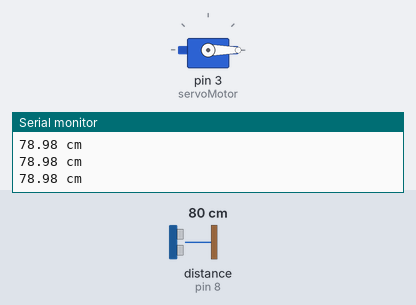
The sketch below on a simulated Arduino Uno, built with avr-gcc and run on an emulated ATmega328P. On the bench: servo, the last lines printed to the serial monitor. Wiring (inferred from the names in the program): ultrasonic range finder: trigger pin 7; echo pin 8. Inputs (shaded band) come from the test bench; at power-on: distance to the obstacle (sensor on pin 8) 80 cm. The echo pulse lasts 58.3 µs per cm.

Above: at 1.2 s.
1.3 s: distance to the obstacle (sensor on pin 8) set to 12 cm
2.8 s: distance to the obstacle (sensor on pin 8) set to 9 cm
At 3.9 s:
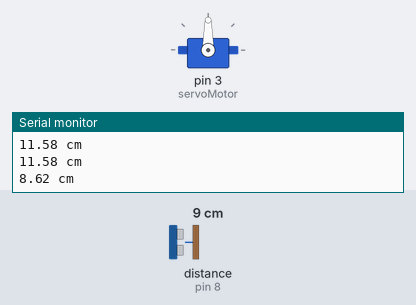
Timing chart, 0 to 5.8 s (numbered marks = the images above; inputs shaded):
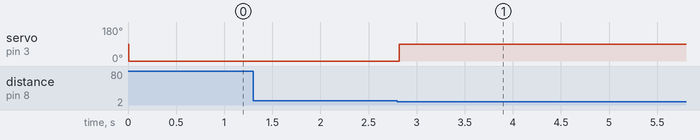

The sketch:

Arduino-servomotor-sensor-hc.ino
```cpp
#include <Servo.h>

Servo servoMotor;


int trigPin = 7;  // trigger pin on 7
int echoPin = 8;  // echo pin on 8


int redLed = 10;
int yellowLed = 11;


double distance = 0;


void setup() {
  Serial.begin(9600);
  pinMode(trigPin, OUTPUT);
  pinMode(echoPin, INPUT);

  servoMotor.attach(3);


  digitalWrite(redLed, LOW);
  digitalWrite(yellowLed, LOW);
}

void loop() {

  digitalWrite(trigPin, HIGH);
  delayMicroseconds(10);
  digitalWrite(trigPin, LOW);

  distance = pulseIn(echoPin, HIGH);

  distance = distance * 340;
  distance = distance / 2;
  distance = distance / 10000;

  Serial.print(distance);
  Serial.println(" cm");


  if (distance <= 10.00 && distance != 0.0) {

    servoMotor.write(90);


    for (int i = 0; i <= 30; i++) {
      digitalWrite(redLed, HIGH);  // turn on red
      delay(100);
      digitalWrite(redLed, LOW);  // turn off red
      digitalWrite(yellowLed, HIGH);  // turn on yellow
      delay(100);
      digitalWrite(yellowLed, LOW);  // turn off yellow
    }


  } else {
    servoMotor.write(0);
  }


  digitalWrite(redLed, LOW);     // turn on red
  digitalWrite(yellowLed, LOW);  // turn off yellow
}
```

Measured:
- the behaviour switches between 11 and 10 cm on distance to the obstacle (sensor on pin 8) (found by bisection; images 0 and 1)
- after the input at 2.8 s, servo on pin 3 (servoMotor): 0° → 90° at once
